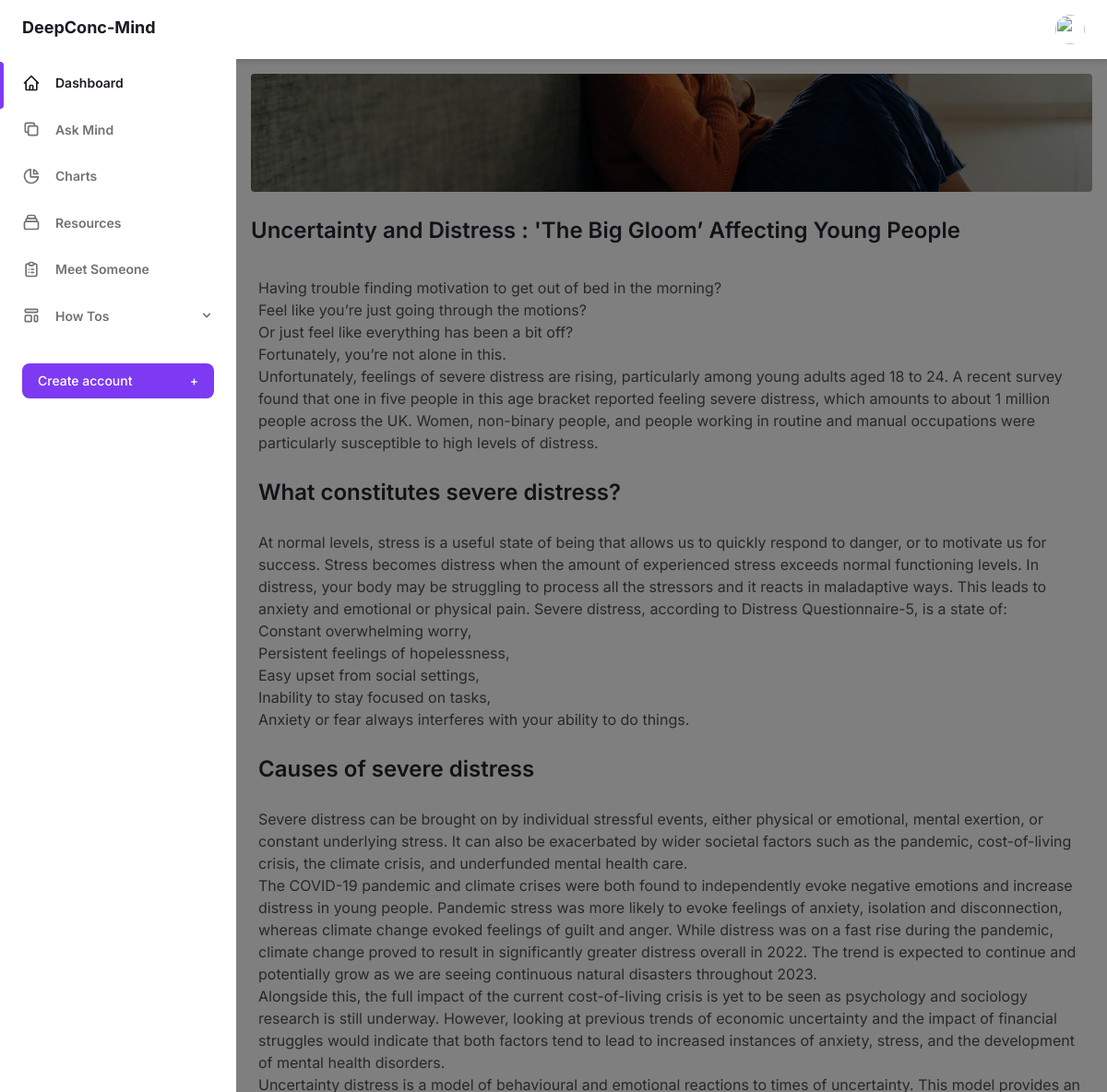
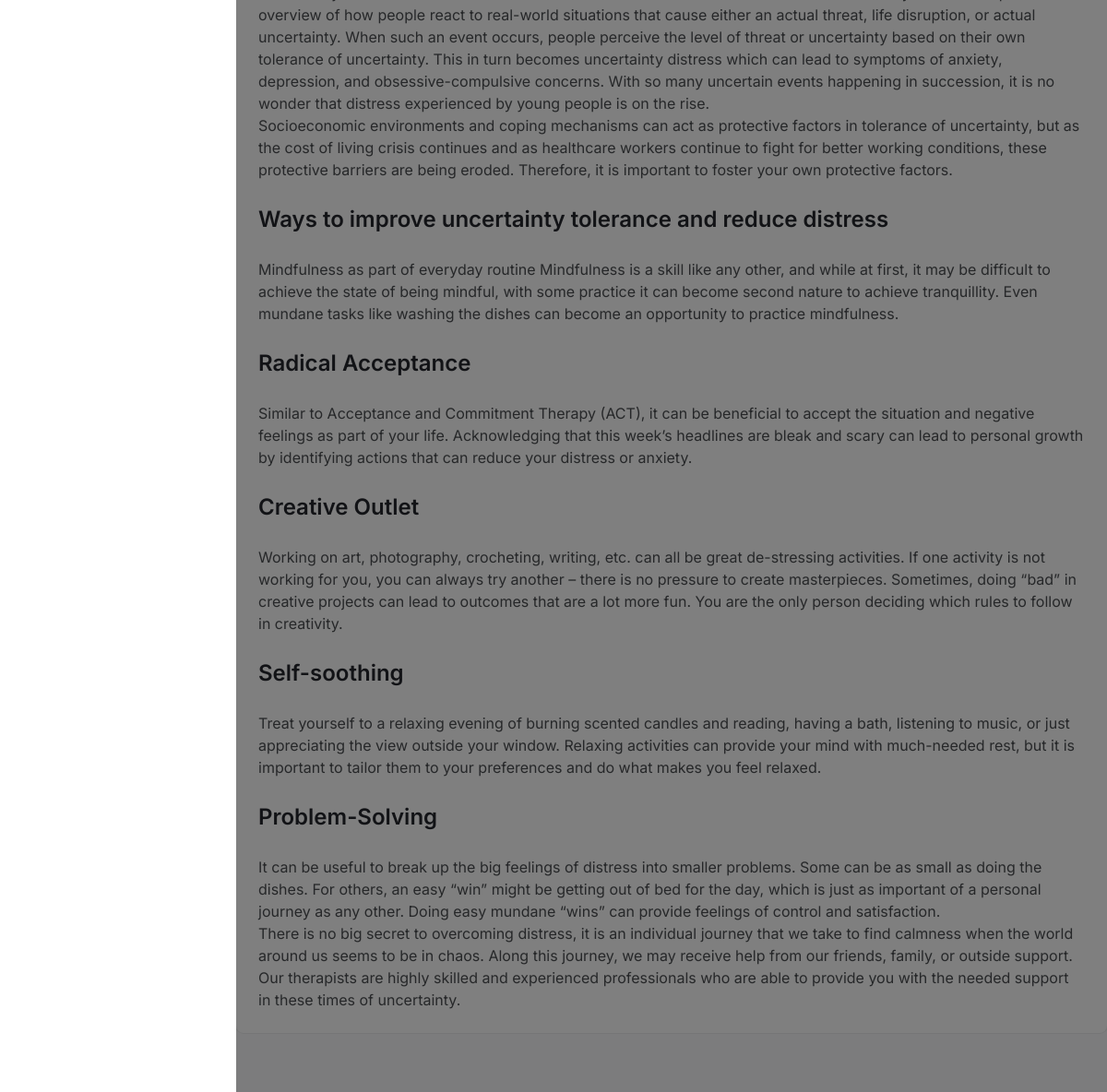
Page /blog/blog/1 on the committed database (2 pictures, top to bottom).
### blog/models.py (models this page shows, shortened)
class Blog(models.Model):
    title = models.CharField(max_length=200)
    category = models.ForeignKey(Category, on_delete=models.CASCADE)
    author = models.ForeignKey(Author, on_delete=models.CASCADE)
    image = models.ImageField(upload_to='images/')
    pub_date = models.DateTimeField('date published')
    body = models.TextField()

### blog/views.py (the view)
def blogDetail(request, blog_id):
    blog = Blog.objects.get(id=blog_id)
    related_blogs = Blog.objects.filter(category=blog.category).order_by('-id')[:3]
    context = {
        'blog' : blog,
        'details': markdown.markdown(blog.body),
        'related_blogs' : related_blogs
        }
    template_name = 'blog/blog_detail.html'
    return render(request=request,
                  template_name=template_name,
                  context= context)

### blog/templates/blog/blog_detail.html (shortened to what this page needs)
{% extends 'base.html' %}
{% block content %}
<main class="h-full pb-16 overflow-y-auto">
  <div
    class="p-y-2 relative min-w-0 p-4 bg-white rounded-lg shadow-xs dark:bg-gray-800"
  >
    <img
      class="object-cover w-full h-32 rounded"
      src="/media/{{blog.image}}"
      alt=""
      aria-hidden="true"
    />
    <h2 class="my-6 text-2xl font-semibold text-gray-700 dark:text-gray-200">
      {{blog.title}}
    </h2>
    <div class="text-gray-600 p-2 dark:text-gray-400">{{details|safe}}</div>
  </div>
</main>
{% endblock content %}

### rows in the picture
Blog: image (picture), title "Uncertainty and Distress : 'The Big Gloom’ Affecting Young People"
